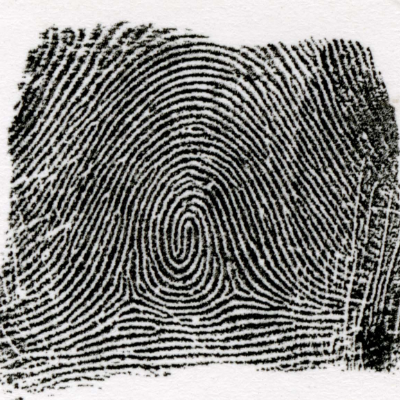
#> input picture picture_edit/img/fingerprint.png, 400 x 400 px
$ python Size_Dif.py
#> lines starting #> are read from the running program, lines starting #| are printed output that depends on the picture
### picture_edit/mosaic_pic.py
import cv2
import numpy as np
import numpy.random as nr
import matplotlib.pyplot as plt
# 参考　http://モザイクqiita.com/yuukami1024/items/c1d7eea01a46de91829f


class Mosaic:
    # Todo: 正方形のみに対応中　picture th
    output_width = 400
    threshold = 180

    def __init__(self, width=output_width, threshold_num=threshold):
        self.output_width = width
        self.threshold = threshold_num
        self.th = np.zeros((self.output_width, self.output_width))
        # self.mosaic(filename)

    def set_th(self, th):
        self.th = th

    def mosaic(self, filename):
        """
        モザイク処理する
        :param filename:　fileの場所
        :return:
        """
#> called with filename = 'img/fingerprint.png'
        im_gray = cv2.imread(filename, 0)
#> im_gray: shape (400, 400); min 0, max 252, mean 128.5

        if im_gray is None:
            print('failed to load image.')
            print(filename)
            return 0

        height = im_gray.shape[0]
#> height = 400
        width = im_gray.shape[1]
#> width = 400

        im_resize = cv2.resize(im_gray, (self.output_width, int((self.output_width / width) * height)))
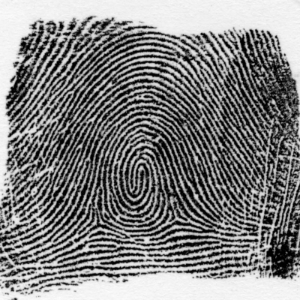
#> im_resize: shape (300, 300); min 0, max 252, mean 128.4
        ret, th = cv2.threshold(im_resize, self.threshold, 255, cv2.THRESH_BINARY)
#> th: shape (300, 300); every value is 0
#> ret = 300

        th[th != 0] = 1
        self.th = th
        return self.th

    # [40 lines left out: functions trim, make_blank, not called in this run]

    def save(self, filename):
        np.savetxt(filename, self.th, "%d")

    # [16 lines left out: functions show, main, not called in this run]


# [3 lines that do not run on import are left out]

### picture_edit/Size_Dif.py
import numpy as np

from picture_edit.mosaic_pic import Mosaic

image = "img/fingerprint.png"
size = np.array([300, 350, 400, 450, 500])

for width in size:
    Mos = Mosaic(width, width)
    Mos.mosaic(image)
    Mos.save("img_size/finger01_{0:.3g}.txt". format(width))
